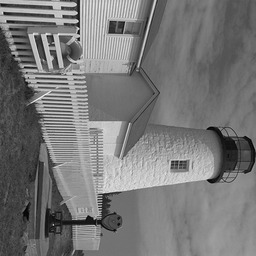
%> input picture img8.bmp (cropped and resized to the size of MATLAB's example picture, made grey), 256 x 256 px, given in place of cameraman.tif, which was not available
$ octave ca1.m   (GNU Octave 9; MATLAB toolbox functions it lacks are replaced by stand-ins)
%> lines starting %> are read from the running program, lines starting %| are printed output that depends on the picture; in (x1, y1, x2, y2) boxes, pixels count from 0 and x2, y2 are one past the last pixel; in counts of white or black regions, pixels touching at a corner belong together; the program's own positions count from 1; pictures that were not available may be replaced by others from this repository, and a replacement may not be noted
### cfa_interp.m
function out = cfa_interp(in)
%CFA_INTERP Summary of this function goes here
%   Detailed explanation goes here
in = uint8(in);
out = demosaic(in,"grbg");
out = uint8(out);
imshow(out,[]);
end

### ca1.m
%%%%%%%%%%%%%%%%%%%%%%%%%%%%%%%%%%%%%%%%%%%%%%%%%%%%%%%%%%%%%%%%%%%%%%%
% ICSI471/571 Introduction to Computer Vision Spring 2024
% Copyright: Xin Li@2024
% Computer Assignment 1: Image Acquisition and Perception
% Due Date: Feb. 8, 2024
%%%%%%%%%%%%%%%%%%%%%%%%%%%%%%%%%%%%%%%%%%%%%%%%%%%%%%%%%%%%%%%%%%%%%%%

% General instructions:
% 1. Wherever you see a pair of <...>, you need to replace <>
% by the MATLAB code you come up with
% 2. Wherever you see a pair of [...], you need to write a new MATLAB
% function with the specified syntax
% 3. Wherever you see a pair of {...}, you need to write your answers as
% MATLAB annotations, i.e., starting with %

% The objective of this assignment is to learn the basic concepts of
% image acquisition and perception such as optical illusions
% MATLAB functions: rgb2gray, imresize, interp2, subplot, round, squeeze

% Part I: Image acquisition basics (5 points)

% read in the test image cameraman (provided by matlab)
x=double(imread('cameraman.tif'));
%> x: size 256x256 double; min 0, max 249, mean 119.4; mean of the top-left, top-right, bottom-left and bottom-right quarters 129.4, 107.6, 108.8, 131.9
% check the spatial resolution (width and height) of the image
whos x
% 1. reduce the image spatial resolution by a factor of two (also-called down-sampling)
% Hint: you need to know how to use ":" operator (1 point)
%x1=<only keep odd-indexed rows and columns of x so you will obtain
%an image whose size is half of that of x>;
x1=x(1:2:end,1:2:end); %extract odd rows and columns
imshow(x,[]);
imshow(x1,[]);
% increase the spatial image resolution by a factor of two (also-called up-sampling)
% Hint: use >help imresize or >help interp2 to learn how to use these two
% functions assoicated with linear interpolation
x2=imresize(x1,2); %resize
subplot(1,2,1);imshow(x,[]);title('original image');
subplot(1,2,2);imshow(x2,[]);title('interpolated image');
%{report what kind of visual quality degradation you observe when comparing
%    x2 with the original x.}
% The original image is a lot clearer. The second image is more pixelated

% 2. reduce the bit-depth image resolution of x from 256 to 16
% Hint: you can google ``uniform quantization'' to learn more
% background information (1 point)
Q=16;
x3=round(x/Q);
subplot(1,2,1);imshow(x,[]);title('8-bit image');
subplot(1,2,2);imshow(x3,[]);title('4-bit image');
%{report what kind of visual quality degradation you observe when comparing
%    x3 with the original x.}
% The foreground looks the same, but the background is a lot hazier


% 3. extract the MSB and LSB of a given image (1 point)
% Hint: you can google ``matlab bitget'' or type ">help bitget" to learn%
% how to use this tool properly
x=double(imread('cameraman.tif'));
MSB=bitget(x,8);
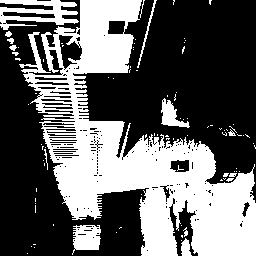
%> MSB: size 256x256 logical; 39.5% white; 93 white regions (79 under 20 px), largest, box (x1, y1, x2, y2) and area: (19, 0, 256, 256) 22874, (0, 0, 79, 30) 1216, (72, 225, 101, 255) 605
LSB=bitget(x,1);
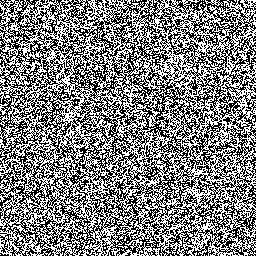
%> LSB: size 256x256 logical; 50.1% white; black in thin lines or dots
subplot(1,2,1);imshow(MSB,[]);title('Most Significant Bitplane (MSB)');
subplot(1,2,2);imshow(LSB,[]);title('Least Significant Bitplane (MSB)');
%{report what kind of visual difference between MSB and LSB you can observe.}
% MSB is a white and black representation of the image, while LSB is a mosaic of white and black.

% 4. play with a color image of flowers (1 point)
% read in the test image
x=double(imread('fl_orig.ppm'));
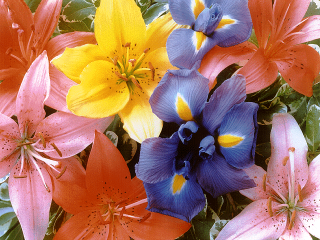
%> input picture fl_orig.ppm, 320 x 240 px
%> x: size 240x320x3 double
img = imread('fl_orig.ppm');
%> img is the input picture: size 240x320x3 uint8; mean R, G, B 168.7, 117.4, 95.8
y=rgb2gray(x/255);
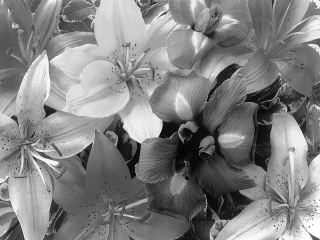
%> y: size 240x320 double; min 0.0116, max 1, mean 0.511
% generate Bayer pattern z
% green channels: quincinx lattice
z=zeros(size(y));
z(1:2:end,1:2:end)=squeeze(x(1:2:end,1:2:end,2));
z(2:2:end,2:2:end)=squeeze(x(2:2:end,2:2:end,2));
% red/blue channels: quarter-size
z(1:2:end,2:2:end)=squeeze(x(1:2:end,2:2:end,1));
z(2:2:end,1:2:end)=squeeze(x(2:2:end,1:2:end,3));
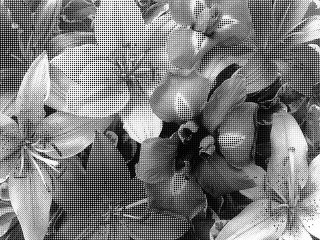
%> z: size 240x320 double; min 0, max 255, mean 124.7
% Bayer pattern is NOT the grayscale version but visually appears similar
% Note that y is normalized within [0,1] and z is within [0,255]
imshow([y*255 z],[]);
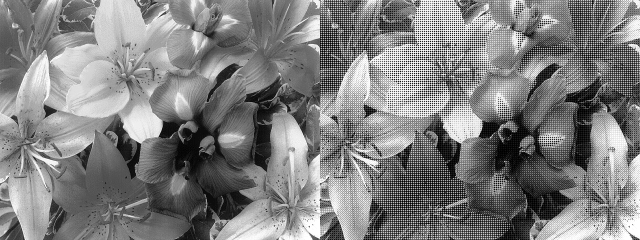
%> displayed picture: size 240x640, on the screen's scale of 0 to 255; min 0, max 255, mean 127.5
%[write a new matlab function called cfa_interp.m to reconstruct full-resolution
%color image from the bayer pattern z. ]

%Hint: For MATLAB beginners, learn to search which function is provided by MATLAB
% to do CFA interpolation (just Google it!); for MATLAB veterans, you can try out your own ideas of
% interpolating each channel independently via linear methods (e.g., imresize or interp2)]
% or you can use '>help demosaic' to learn how to solve this problem by calling a build-in function
% Note that you need to be careful with the image format because 'demosaic'
% only supports the class of image format with unsigned integers.
xx=cfa_interp(z);
%> in cfa_interp, `out = demosaic(in,"grbg");`:
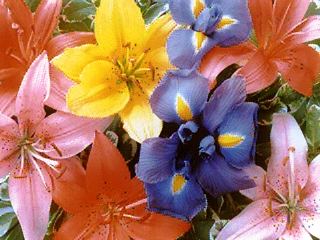
%> out: size 240x320x3 uint8; mean R, G, B 168.5, 117.4, 95.8
%<display original and reconstructed color images side-by-side>
subplot(1,2,1);imshow(img,[]);title('original image');
subplot(1,2,2);imshow(xx,[]);title('reconstructed image');
% This problem is often called image demosaicing. You can learn more about
% more advanced demosaicing methods at wiki: https://en.wikipedia.org/wiki/Demosaicing

% 5. MRI image acquisition in k-space (1 point) probable error
clear all
close all
%load spiralexampledata
% d - spiral data;
% k - kspace locations (kx,ky); use plot(real(k),imag(k),'.') to see
% w - density compensation function (used to weight the k-space data);
%> (the run ends here)
